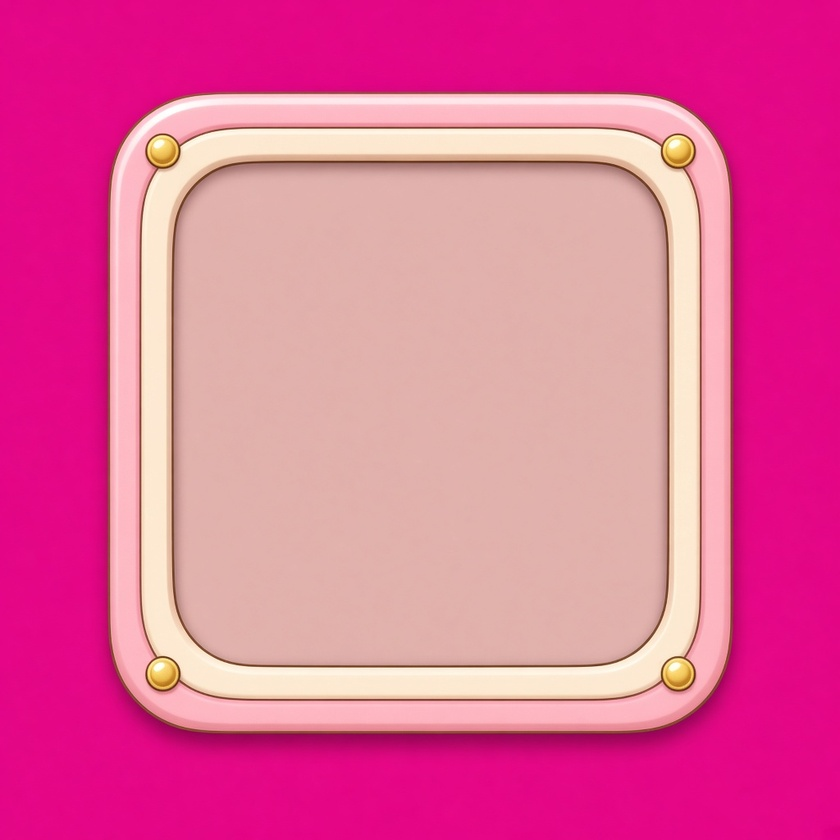
#> input picture assets/raw/panel_board.jpg, 840 x 840 px, shrunk from 1024 x 1024 before the run, given in place of panel_board.png, which was not available
$ python measure-board.py
#> lines starting #> are read from the running program, lines starting #| are printed output that depends on the picture; after the words box and inside, x2 and y2 are one past the last pixel; in counts of white or black regions, pixels touching at a corner belong together; pictures that were not available may be replaced by others from this repository, and a replacement may not be noted
#!/usr/bin/env python3
"""Measure the flat inner field of panel_board.png (and the flat inset of panel_cell.png)
by scanning alpha/colour, so the 4x4 grid can sit exactly inside the frame.
Prints fractions that are copied as constants into src/config/layout.ts."""
from PIL import Image
import numpy as np

def inner_field(path):
#> called with path = 'public/common/textures/panel_board.png'
    im = Image.open(path).convert('RGBA')
    a = np.array(im).astype(int)
    H, W, _ = a.shape
#> H = 840; W = 840
    cx, cy = W // 2, H // 2
#> cx = 420; cy = 420
    center = a[cy, cx, :3]
#> center = [225, 177, 173]
    rgb = a[:, :, :3]
    dist = np.sqrt(((rgb - center) ** 2).sum(axis=2))
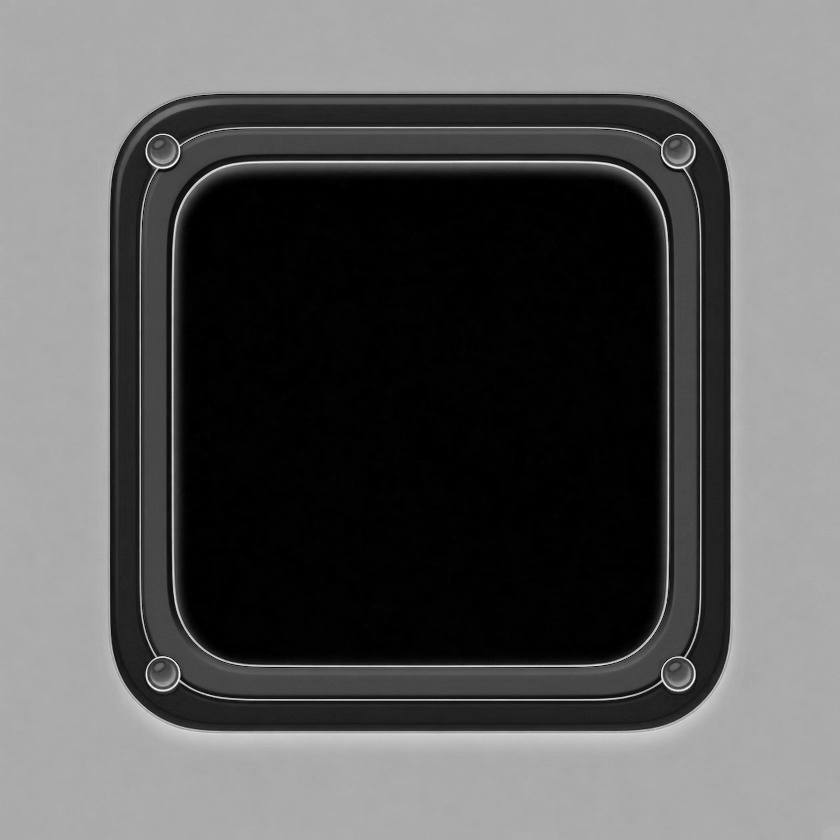
#> dist: shape (840, 840) float64; min 0, max 261.3, mean 93.3; drawn with min black and max white
    mask = (dist < 18) & (a[:, :, 3] > 200)
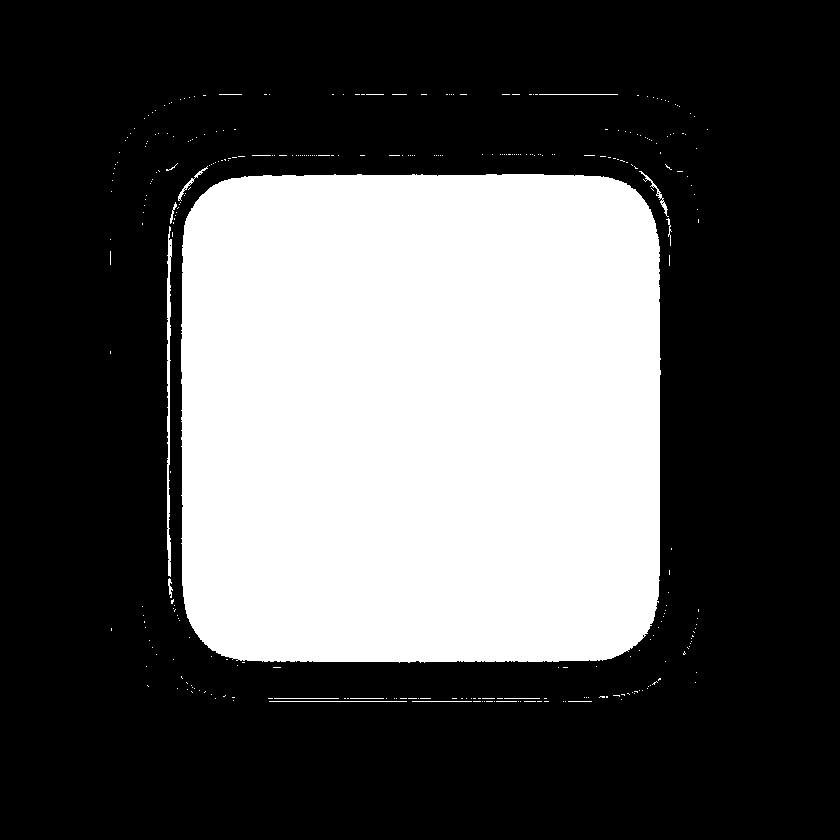
#> mask: shape (840, 840) bool; 32.7% white; 331 white regions (315 under 20 px), largest, box (x1, y1, x2, y2) and area: (181, 174, 661, 663) 228428, (167, 226, 172, 577) 986, (639, 171, 669, 217) 145
    col = mask[:, cx]
    top, bot = cy, cy
#> top = 420; bot = 420
    while top > 0 and col[top - 1]:
        top -= 1
#> this loop made 245 passes
#> top on passes 1 to 3: 419, 418, 417
#> after the loop, top = 175
    while bot < H - 1 and col[bot + 1]:
        bot += 1
#> after the loop, bot = 662
    row = mask[cy, :]
    left, right = cx, cx
#> left = 420; right = 420
    while left > 0 and row[left - 1]:
        left -= 1
#> this loop made 238 passes
#> after the loop, left = 182
    while right < W - 1 and row[right + 1]:
        right += 1
#> after the loop, right = 659
    return W, H, left, top, right + 1, bot + 1, tuple(center)

for p in ['public/common/textures/panel_board.png', 'public/common/textures/panel_cell.png']:
    W, H, x0, y0, x1, y1, c = inner_field(p)
#> W = 840; H = 840; x0 = 182; y0 = 175; x1 = 660; y1 = 663; c = (225, 177, 173)
    print(p.split('/')[-1])
    print('  size', W, H, 'center colour', c)
#|   size 840 840 center colour (225, 177, 173)
    print('  inner px: x0=%d y0=%d x1=%d y1=%d  (w=%d h=%d)' % (x0, y0, x1, y1, x1 - x0, y1 - y0))
#|   inner px: x0=182 y0=175 x1=660 y1=663  (w=478 h=488)
    print('  fractions: x0=%.4f y0=%.4f x1=%.4f y1=%.4f' % (x0 / W, y0 / H, x1 / W, y1 / H))
#|   fractions: x0=0.2167 y0=0.2083 x1=0.7857 y1=0.7893
#> pass 2 of the loop `for p in ['public/common/textures/panel_board.png', 'public/common/tex..`:
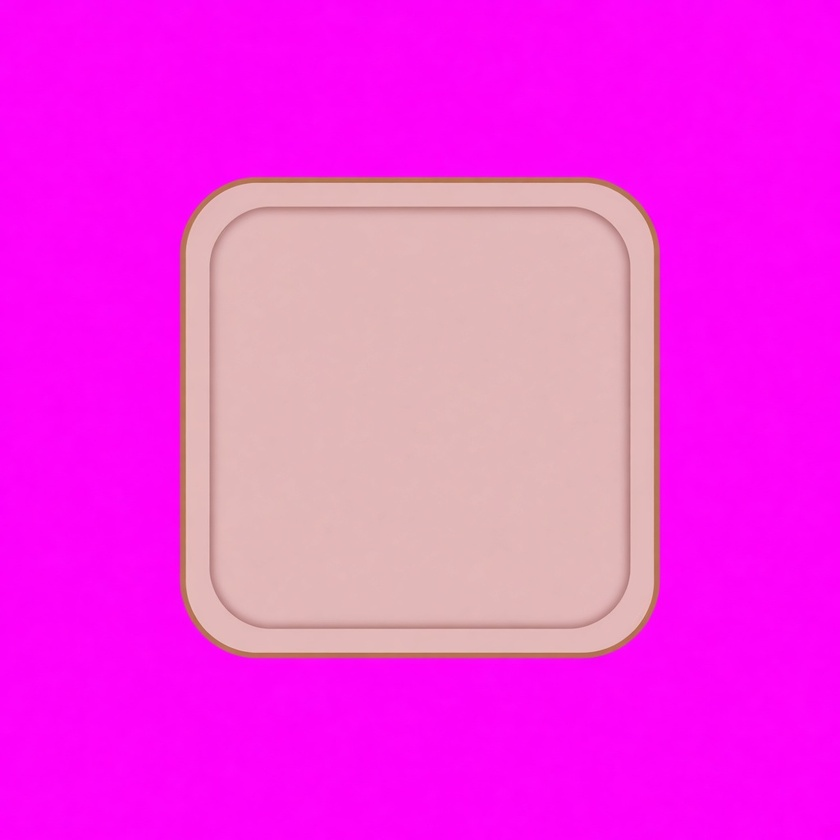
#> input picture assets/raw/panel_cell.jpg, 840 x 840 px, shrunk from 1024 x 1024 before the run, given in place of panel_cell.png, which was not available
#> center = [226, 182, 183]
#> in inner_field (call 2), `dist = np.sqrt(((rgb - center) ** 2).sum(axis=2))`:
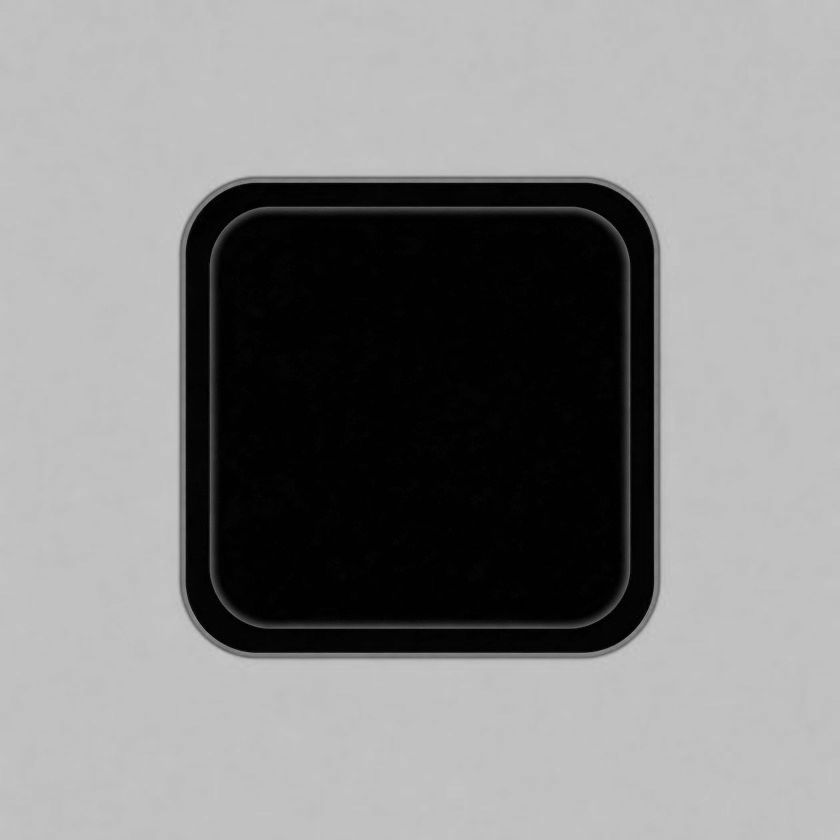
#> dist: shape (840, 840) float64; min 0, max 197.9, mean 134.5
#> in inner_field (call 2), `mask = (dist < 18) & (a[:, :, 3] > 200)`:
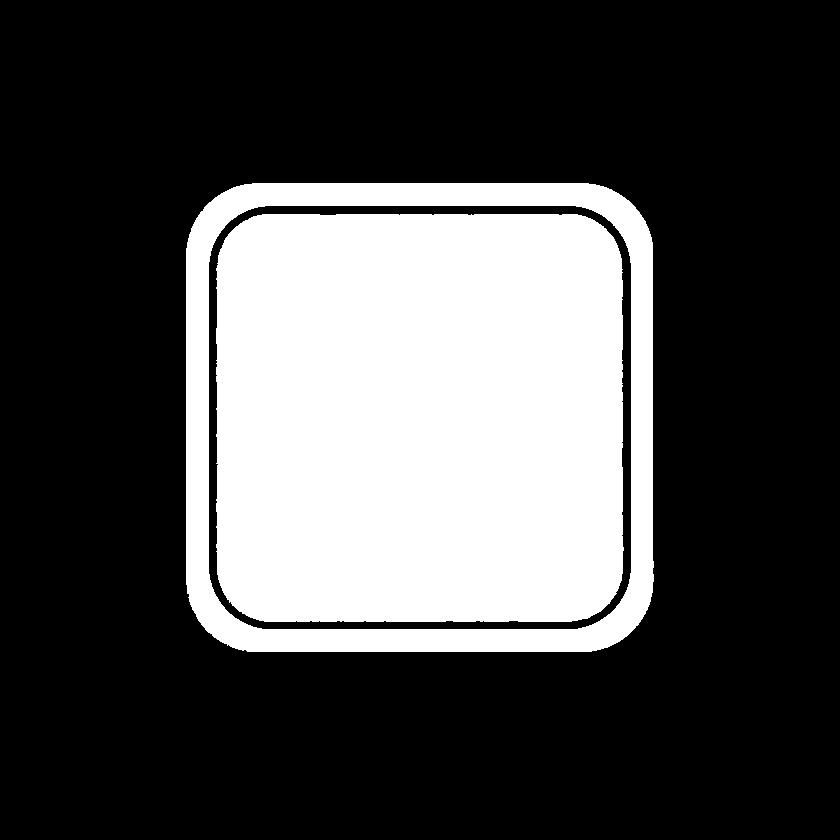
#> mask: shape (840, 840) bool; 28.7% white; 2 white regions, box (x1, y1, x2, y2) and area: (216, 214, 624, 622) 163006, (186, 183, 654, 652) 39517
#> the loop in inner_field (call 2), `while top > 0 and col[top - 1]:` made 206 passes
#> after the loop in inner_field (call 2), `while top > 0 and col[top - 1]:`: top = 214
#> after the loop in inner_field (call 2), `while bot < H - 1 and col[bot + 1]:`: bot = 621
#> the loop in inner_field (call 2), `while left > 0 and row[left - 1]:` made 203 passes
#> after the loop in inner_field (call 2), `while left > 0 and row[left - 1]:`: left = 217
#> after the loop in inner_field (call 2), `while right < W - 1 and row[right + 1]:`: right = 622
#> x0 = 217; y0 = 214; x1 = 623; y1 = 622; c = (226, 182, 183)
#|   size 840 840 center colour (226, 182, 183)
#|   inner px: x0=217 y0=214 x1=623 y1=622  (w=406 h=408)
#|   fractions: x0=0.2583 y0=0.2548 x1=0.7417 y1=0.7405
